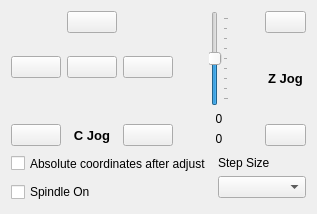
        <widget class="QWidget" name="tabAxis">
         <attribute name="title">
          <string>Axis Control</string>
         </attribute>
         <layout class="QVBoxLayout" name="verticalLayout_6">
          <item>
           <layout class="QHBoxLayout" name="horizontalLayout_13" stretch="150,0,50">
            <property name="sizeConstraint">
             <enum>QLayout::SetDefaultConstraint</enum>
            </property>
            <item>
             <layout class="QGridLayout" name="gridLayout" rowstretch="0,0,0,0,0,0" columnminimumwidth="50,50,50">
              <property name="sizeConstraint">
               <enum>QLayout::SetMaximumSize</enum>
              </property>
              <item row="3" column="0">
               <widget class="QPushButton" name="DecXBtn">
                <property name="text">
                 <string/>
                </property>
                <property name="icon">
                 <iconset resource="../../GrblController.qrc">
                  <normaloff>:/img/left.PNG</normaloff>:/img/left.PNG</iconset>
                </property>
                <property name="iconSize">
                 <size>
                  <width>24</width>
                  <height>24</height>
                 </size>
                </property>
               </widget>
              </item>
              <item row="0" column="1">
               <widget class="QPushButton" name="IncYBtn">
                <property name="text">
                 <string/>
                </property>
                <property name="icon">
                 <iconset resource="../../GrblController.qrc">
                  <normaloff>:/img/up.PNG</normaloff>:/img/up.PNG</iconset>
                </property>
                <property name="iconSize">
                 <size>
                  <width>24</width>
                  <height>24</height>
                 </size>
                </property>
               </widget>
              </item>
              <item row="3" column="1">
               <widget class="QPushButton" name="DecYBtn">
                <property name="text">
                 <string/>
                </property>
                <property name="icon">
                 <iconset resource="../../GrblController.qrc">
                  <normaloff>:/img/down.PNG</normaloff>:/img/down.PNG</iconset>
                </property>
                <property name="iconSize">
                 <size>
                  <width>24</width>
                  <height>24</height>
                 </size>
                </property>
               </widget>
              </item>
              <item row="1" column="1">
               <spacer name="verticalSpacer">
                <property name="orientation">
                 <enum>Qt::Vertical</enum>
                </property>
                <property name="sizeHint" stdset="0">
                 <size>
                  <width>18</width>
                  <height>17</height>
                 </size>
                </property>
               </spacer>
              </item>
              <item row="3" column="2">
               <widget class="QPushButton" name="IncXBtn">
                <property name="text">
                 <string/>
                </property>
                <property name="icon">
                 <iconset resource="../../GrblController.qrc">
                  <normaloff>:/img/right.PNG</normaloff>:/img/right.PNG</iconset>
                </property>
                <property name="iconSize">
                 <size>
                  <width>24</width>
                  <height>24</height>
                 </size>
                </property>
               </widget>
              </item>
              <item row="5" column="1">
               <layout class="QHBoxLayout" name="horizontalLayout_5">
                <item>
                 <widget class="QLabel" name="lblFourthJog">
                  <property name="font">
                   <font>
                    <pointsize>10</pointsize>
                    <weight>75</weight>
                    <bold>true</bold>
                   </font>
                  </property>
                  <property name="text">
                   <string>C Jog</string>
                  </property>
                  <property name="alignment">
                   <set>Qt::AlignCenter</set>
                  </property>
                 </widget>
                </item>
               </layout>
              </item>
              <item row="5" column="0">
               <widget class="QPushButton" name="DecFourthBtn">
                <property name="text">
                 <string/>
                </property>
                <property name="icon">
                 <iconset resource="../../GrblController.qrc">
                  <normaloff>:/img/left.PNG</normaloff>:/img/left.PNG</iconset>
                </property>
                <property name="iconSize">
                 <size>
                  <width>24</width>
                  <height>24</height>
                 </size>
                </property>
               </widget>
              </item>
              <item row="5" column="2">
               <widget class="QPushButton" name="IncFourthBtn">
                <property name="text">
                 <string/>
                </property>
                <property name="icon">
                 <iconset resource="../../GrblController.qrc">
                  <normaloff>:/img/right.PNG</normaloff>:/img/right.PNG</iconset>
                </property>
                <property name="iconSize">
                 <size>
                  <width>24</width>
                  <height>24</height>
                 </size>
                </property>
               </widget>
              </item>
              <item row="4" column="1">
               <spacer name="verticalSpacer_2">
                <property name="orientation">
                 <enum>Qt::Vertical</enum>
                </property>
                <property name="sizeHint" stdset="0">
                 <size>
                  <width>20</width>
                  <height>40</height>
                 </size>
                </property>
               </spacer>
              </item>
             </layout>
            </item>
            <item>
             <layout class="QVBoxLayout" name="verticalLayout_3">
              <property name="leftMargin">
               <number>30</number>
              </property>
              <property name="rightMargin">
               <number>30</number>
              </property>
              <item>
               <widget class="QSlider" name="verticalSliderZJog">
                <property name="sizePolicy">
                 <sizepolicy hsizetype="Preferred" vsizetype="Expanding">
                  <horstretch>0</horstretch>
                  <verstretch>0</verstretch>
                 </sizepolicy>
                </property>
                <property name="maximum">
                 <number>80</number>
                </property>
                <property name="value">
                 <number>40</number>
                </property>
                <property name="sliderPosition">
                 <number>40</number>
                </property>
                <property name="orientation">
                 <enum>Qt::Vertical</enum>
                </property>
                <property name="invertedAppearance">
                 <bool>false</bool>
                </property>
                <property name="invertedControls">
                 <bool>false</bool>
                </property>
                <property name="tickPosition">
                 <enum>QSlider::TicksBelow</enum>
                </property>
               </widget>
              </item>
              <item>
               <widget class="QLabel" name="currentZJogSliderDelta">
                <property name="text">
                 <string>0</string>
                </property>
                <property name="alignment">
                 <set>Qt::AlignCenter</set>
                </property>
               </widget>
              </item>
              <item>
               <widget class="QLabel" name="resultingZJogSliderPosition">
                <property name="text">
                 <string>0</string>
                </property>
                <property name="alignment">
                 <set>Qt::AlignCenter</set>
                </property>
               </widget>
              </item>
             </layout>
            </item>
            <item>
             <layout class="QVBoxLayout" name="layoutZJog">
              <item>
               <widget class="QPushButton" name="IncZBtn">
                <property name="text">
                 <string/>
                </property>
                <property name="icon">
                 <iconset resource="../../GrblController.qrc">
                  <normaloff>:/img/up.PNG</normaloff>:/img/up.PNG</iconset>
                </property>
                <property name="iconSize">
                 <size>
                  <width>24</width>
                  <height>24</height>
                 </size>
                </property>
               </widget>
              </item>
              <item>
               <widget class="QLabel" name="lblZJog">
                <property name="font">
                 <font>
                  <pointsize>10</pointsize>
                  <weight>75</weight>
                  <bold>true</bold>
                 </font>
                </property>
                <property name="text">
                 <string>Z Jog</string>
                </property>
                <property name="alignment">
                 <set>Qt::AlignCenter</set>
                </property>
               </widget>
              </item>
              <item>
               <widget class="QPushButton" name="DecZBtn">
                <property name="text">
                 <string/>
                </property>
                <property name="icon">
                 <iconset resource="../../GrblController.qrc">
                  <normaloff>:/img/down.PNG</normaloff>:/img/down.PNG</iconset>
                </property>
                <property name="iconSize">
                 <size>
                  <width>24</width>
                  <height>24</height>
                 </size>
                </property>
               </widget>
              </item>
             </layout>
            </item>
           </layout>
          </item>
          <item>
           <layout class="QHBoxLayout" name="horizontalLayout_12" stretch="200,0">
            <item>
             <layout class="QVBoxLayout" name="verticalLayout">
              <item>
               <widget class="QCheckBox" name="chkRestoreAbsolute">
                <property name="sizePolicy">
                 <sizepolicy hsizetype="Minimum" vsizetype="Minimum">
                  <horstretch>0</horstretch>
                  <verstretch>0</verstretch>
                 </sizepolicy>
                </property>
                <property name="text">
                 <string>Absolute coordinates after adjust</string>
                </property>
               </widget>
              </item>
              <item>
               <widget class="QCheckBox" name="SpindleOn">
                <property name="sizePolicy">
                 <sizepolicy hsizetype="Minimum" vsizetype="Minimum">
                  <horstretch>0</horstretch>
                  <verstretch>0</verstretch>
                 </sizepolicy>
                </property>
                <property name="text">
                 <string>Spindle On</string>
                </property>
                <property name="checked">
                 <bool>false</bool>
                </property>
               </widget>
              </item>
             </layout>
            </item>
            <item>
             <layout class="QVBoxLayout" name="verticalLayoutStepSize" stretch="0,0">
              <property name="leftMargin">
               <number>0</number>
              </property>
              <property name="topMargin">
               <number>4</number>
              </property>
              <property name="rightMargin">
               <number>0</number>
              </property>
              <property name="bottomMargin">
               <number>5</number>
              </property>
              <item>
               <widget class="QLabel" name="lblStep">
                <property name="sizePolicy">
                 <sizepolicy hsizetype="Preferred" vsizetype="Minimum">
                  <horstretch>0</horstretch>
                  <verstretch>0</verstretch>
                 </sizepolicy>
                </property>
                <property name="text">
                 <string>Step Size           </string>
                </property>
               </widget>
              </item>
              <item>
               <widget class="QComboBox" name="comboStep">
                <property name="sizePolicy">
                 <sizepolicy hsizetype="MinimumExpanding" vsizetype="Minimum">
                  <horstretch>0</horstretch>
                  <verstretch>0</verstretch>
                 </sizepolicy>
                </property>
               </widget>
              </item>
             </layout>
            </item>
           </layout>
          </item>
         </layout>
        </widget>
